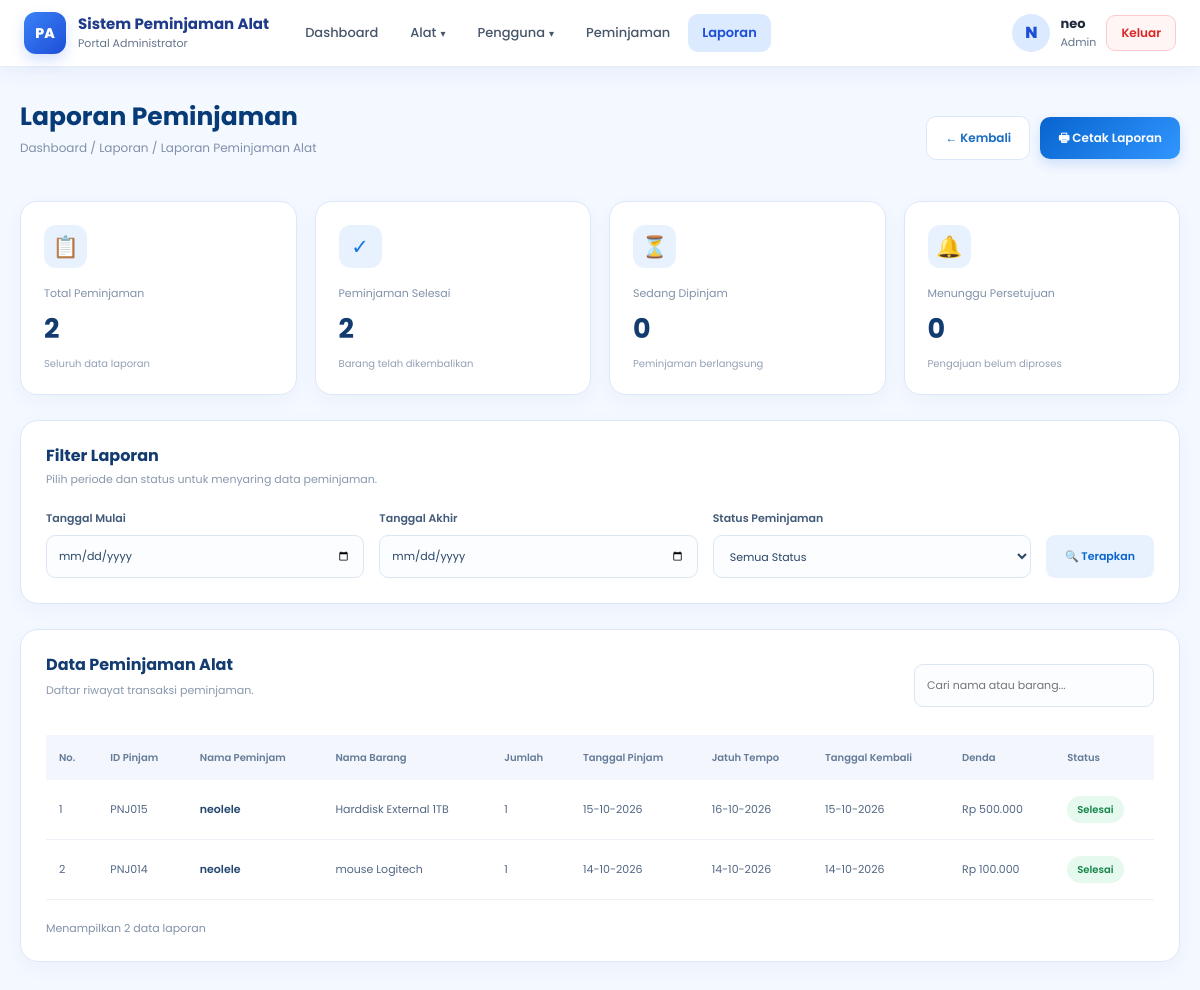
Page /admin/laporan.php (signed in) on the committed database.
### tables this page shows
CREATE TABLE `users` (
  `id` int(11) NOT NULL,
  `username` varchar(50) NOT NULL,
  `nama_lengkap` varchar(100) NOT NULL,
  `alamat` varchar(225) NOT NULL,
  `password` varchar(255) NOT NULL,
  `role` enum('admin','petugas','peminjam') NOT NULL
);

CREATE TABLE `peminjaman` (
  `id_peminjaman` int(11) NOT NULL,
  `id_user` int(11) NOT NULL,
  `tanggal_pinjam` date NOT NULL,
  `tanggal_jatuh_tempo` date NOT NULL,
  `status` enum('diajukan','dipinjam','dikembalikan','terlambat','ditolak') NOT NULL DEFAULT 'diajukan'
);

### includes/auth.php (called while the page is built, shortened)
<?php
function e($v): string
{
    return htmlspecialchars((string)$v, ENT_QUOTES, 'UTF-8');
}
function auth_user(PDO $pdo): array
{
    static $user = null;
    if ($user !== null) {
        return $user;
    }
    $s = $pdo->prepare('SELECT id, username, nama_lengkap, role FROM users WHERE id = ?');
    $s->execute([$_SESSION['user_id']]);
    $user = $s->fetch();
    return $user;
}
function dashboard_url(string $role): string
{
    return match ($role) {
        'admin'   => 'dashboard_admin.php',
        'petugas' => 'status_peminjaman.php',
        default   => 'lihat_alat.php',
    };
}
function require_role(PDO $pdo, array $roles): array
{
    $u = auth_user($pdo);
    return $u;
}
function rupiah($n): string
{
    return 'Rp ' . number_format((float)$n, 0, ',', '.');
}
function kode(string $prefix, int $id): string
{
    return $prefix . str_pad((string)$id, 3, '0', STR_PAD_LEFT);
}
function role_label(string $role): string
{
    return ['admin' => 'Admin', 'petugas' => 'Petugas', 'peminjam' => 'Peminjam'][$role] ?? ucfirst($role);
}

### admin/laporan.php (the view, shortened to what this page needs)
<?php
require_once __DIR__ . '/../includes/auth.php';
$me = require_role($pdo, ['admin', 'petugas']);
$rows = $pdo->query(
    "SELECT p.id_peminjaman, p.tanggal_pinjam, p.tanggal_jatuh_tempo, p.status,
            MAX(u.nama_lengkap) AS peminjam,
            GROUP_CONCAT(a.nama_alat ORDER BY a.nama_alat SEPARATOR ', ') AS barang,
            COALESCE(SUM(d.jumlah_alat), 0) AS total,
            MAX(pg.tanggal_kembali) AS tgl_kembali,
            MAX(pg.denda) AS denda
     FROM peminjaman p
     JOIN users u ON u.id = p.id_user
     LEFT JOIN detail_peminjaman d ON d.id_peminjaman = p.id_peminjaman
     LEFT JOIN alat a ON a.id_alat = d.id_alat
     LEFT JOIN pengembalian pg ON pg.id_peminjaman = p.id_peminjaman
     GROUP BY p.id_peminjaman
     ORDER BY p.tanggal_pinjam DESC, p.id_peminjaman DESC"
)->fetchAll();
$labelLaporan = [
    'dikembalikan' => 'Selesai',
    'dipinjam'     => 'Dipinjam',
    'terlambat'    => 'Terlambat',
    'diajukan'     => 'Menunggu',
    'ditolak'      => 'Ditolak',
];
$cnt = ['total' => count($rows), 'selesai' => 0, 'dipinjam' => 0, 'menunggu' => 0];
foreach ($rows as $r) {
    if ($r['status'] === 'dikembalikan') $cnt['selesai']++;
}
?>
<!DOCTYPE html>
<html lang="id">
<head>
    <link rel="stylesheet" href="../asset/css/bootstrap.css">
    <link rel="stylesheet" href="../asset/css/navbar.css">
</head>
<body>
<?php include __DIR__ . '/../includes/navbar.php'; ?>
<div class="nv-page">
<div class="container-page">
    <div class="header">
        <div>
            <h2>Laporan Peminjaman</h2>
            <p>Dashboard / Laporan / Laporan Peminjaman Alat</p>
        </div>
        <div class="header-actions no-print">
            <a href="<?= e(dashboard_url($me['role'])) ?>" class="btn-back">
                &larr; Kembali
            </a>
            <button class="btn-print" onclick="window.print()">
                &#128438; Cetak Laporan
            </button>
        </div>
    </div>
    <div class="stats">
        <div class="stat-card">
            <div class="stat-top"><div class="stat-icon">&#128203;</div></div>
            <div class="stat-label">Total Peminjaman</div>
            <div class="stat-number" id="total"><?= $cnt['total'] ?></div>
            <div class="stat-description">Seluruh data laporan</div>
        </div>
        <div class="stat-card">
            <div class="stat-top"><div class="stat-icon">&#10003;</div></div>
            <div class="stat-label">Peminjaman Selesai</div>
            <div class="stat-number" id="selesai"><?= $cnt['selesai'] ?></div>
            <div class="stat-description">Barang telah dikembalikan</div>
        </div>
        <div class="stat-card">
            <div class="stat-top"><div class="stat-icon">&#9203;</div></div>
            <div class="stat-label">Sedang Dipinjam</div>
            <div class="stat-number" id="dipinjam"><?= $cnt['dipinjam'] ?></div>
            <div class="stat-description">Peminjaman berlangsung</div>
        </div>
        <div class="stat-card">
            <div class="stat-top"><div class="stat-icon">&#128276;</div></div>
            <div class="stat-label">Menunggu Persetujuan</div>
            <div class="stat-number" id="menunggu"><?= $cnt['menunggu'] ?></div>
            <div class="stat-description">Pengajuan belum diproses</div>
        </div>
    </div>
    <div class="panel">
        <div class="panel-heading">
            <h3>Filter Laporan</h3>
            <p>Pilih periode dan status untuk menyaring data peminjaman.</p>
        </div>
        <div class="filters no-print">
            <div class="form-group">
                <label for="tanggalMulai">Tanggal Mulai</label>
                <input type="date" id="tanggalMulai" class="form-control-custom">
            </div>
            <div class="form-group">
                <label for="tanggalAkhir">Tanggal Akhir</label>
                <input type="date" id="tanggalAkhir" class="form-control-custom">
            </div>
            <div class="form-group">
                <label for="filterStatus">Status Peminjaman</label>
                <select id="filterStatus" class="form-control-custom">
                    <option value="">Semua Status</option>
                </select>
            </div>
            <button class="btn-filter" onclick="filterData()">
                &#128269; Terapkan
            </button>
        </div>
    </div>
    <div class="panel">
        <div class="table-header">
            <div>
                <h3>Data Peminjaman Alat</h3>
                <p style="font-size:11px;color:#8998ad;margin-top:6px">
                    Daftar riwayat transaksi peminjaman.
                </p>
            </div>
            <input type="text" id="search"
                   class="form-control-custom search-box no-print"
                   placeholder="Cari nama atau barang..."
                   oninput="filterData()">
        </div>
        <div class="table-responsive">
            <table id="tabelLaporan">
                <thead>
                    <tr>
                        <th>No.</th>
                        <th>ID Pinjam</th>
                        <th>Nama Peminjam</th>
                        <th>Nama Barang</th>
                        <th>Jumlah</th>
                        <th>Tanggal Pinjam</th>
                        <th>Jatuh Tempo</th>
                        <th>Tanggal Kembali</th>
                        <th>Denda</th>
                        <th>Status</th>
                    </tr>
                </thead>
                <tbody id="dataLaporan">
                <?php foreach ($rows as $i => $r): ?>
                    <?php
                    $lbl = $labelLaporan[$r['status']] ?? ucfirst($r['status']);
                    ?>
                    <tr data-tanggal="<?= e($r['tanggal_pinjam']) ?>" data-status="<?= e($lbl) ?>">
                        <td><?= $i + 1 ?></td>
                        <td><?= e(kode('PNJ', (int)$r['id_peminjaman'])) ?></td>
                        <td class="borrower"><?= e($r['peminjam']) ?></td>
                        <td><?= e($r['barang'] ?? '-') ?></td>
                        <td><?= (int)$r['total'] ?></td>
                        <td><?= e(date('d-m-Y', strtotime($r['tanggal_pinjam']))) ?></td>
                        <td><?= e(date('d-m-Y', strtotime($r['tanggal_jatuh_tempo']))) ?></td>
                        <td><?= $r['tgl_kembali'] ? e(date('d-m-Y', strtotime($r['tgl_kembali']))) : '-' ?></td>
                        <td><?= $r['denda'] !== null && (float)$r['denda'] > 0 ? e(rupiah($r['denda'])) : '-' ?></td>
                        <td><span class="status status-<?= e(strtolower($lbl)) ?>"><?= e($lbl) ?></span></td>
                    </tr>
                <?php endforeach; ?>
                </tbody>
            </table>
        </div>
        <div class="table-footer">
            <span id="jumlahData">Menampilkan <?= $cnt['total'] ?> data laporan</span>
        </div>
    </div>
</div>
</div>
</body>
</html>

### includes/navbar.php (shortened to what this page needs)
<?php
require_once __DIR__ . '/auth.php';
$nvUser  = auth_user($pdo);
$nvRole  = $nvUser['role'];
$nvAlias = ['edit_petugas.php' => 'daftar_user.php'];
$nvCur   = basename(parse_url($_SERVER['REQUEST_URI'], PHP_URL_PATH));
$nvCur   = $nvAlias[$nvCur] ?? $nvCur;
$nvMenus = match ($nvRole) {
    'admin' => [
        ['Dashboard', 'dashboard_admin.php'],
        ['Alat', null, [
            ['Lihat Alat', 'lihat_alat.php'],
            ['Tambah Alat', 'tambah_alat.php'],
            ['Edit Alat', 'edit_alat.php'],
            ['Hapus Alat', 'delete_alat.php'],
        ]],
        ['Pengguna', null, [
            ['Daftar User', 'daftar_user.php'],
            ['Tambah User', 'edit_user.php?tambah=1'],
            ['Daftar Petugas', 'daftar_user.php?role=petugas'],
        ]],
        ['Peminjaman', 'status_peminjaman.php'],
        ['Laporan', 'laporan.php'],
    ],
    'petugas' => [
        ['Peminjaman', 'status_peminjaman.php'],
        ['Lihat Alat', 'lihat_alat.php'],
        ['Laporan', 'laporan.php'],
    ],
    default => [
        ['Lihat Alat', 'lihat_alat.php'],
        ['Pinjam Alat', 'pinjam_alat.php'],
        ['Status Peminjaman', 'status_peminjaman.php'],
    ],
};
function nv_is_active(string $href, string $cur): bool
{
    return basename(parse_url($href, PHP_URL_PATH)) === $cur;
}
$nvInisial = mb_strtoupper(mb_substr($nvUser['nama_lengkap'] ?: $nvUser['username'], 0, 1));
$nvPortal  = ['admin' => 'Portal Administrator', 'petugas' => 'Portal Petugas', 'peminjam' => 'Portal Peminjam'][$nvRole] ?? '';
?>
<header class="nv">
    <div class="nv-inner">
        <a class="nv-brand" href="<?= e(dashboard_url($nvRole)) ?>">
            <span class="nv-logo">PA</span>
            <span class="nv-brandtext">
                <strong>Sistem Peminjaman Alat</strong>
                <small><?= e($nvPortal) ?></small>
            </span>
        </a>
        <div class="nv-collapse" id="nvCollapse">
            <nav class="nv-menu" aria-label="Menu utama">
                <?php foreach ($nvMenus as $m): ?>
                    <?php if (isset($m[2])): ?>
                        <?php
                        $groupActive = false;
                        ?>
                        <div class="nv-dd">
                            <button type="button"
                                    class="nv-link nv-dd-btn<?= $groupActive ? ' active' : '' ?>"
                                    aria-expanded="false">
                                <?= e($m[0]) ?> <span class="nv-caret">▾</span>
                            </button>
                        </div>
                    <?php else: ?>
                        <a class="nv-link<?= nv_is_active($m[1], $nvCur) ? ' active' : '' ?>"
                           href="<?= e($m[1]) ?>"><?= e($m[0]) ?></a>
                    <?php endif; ?>
                <?php endforeach; ?>
            </nav>
            <div class="nv-profile">
                <div class="nv-avatar"><?= e($nvInisial) ?></div>
                <div class="nv-info">
                    <strong><?= e($nvUser['nama_lengkap'] ?: $nvUser['username']) ?></strong>
                    <span><?= e(role_label($nvRole)) ?></span>
                </div>
                <a href="logout.php" class="nv-logout"
                   onclick="return confirm('Apakah kamu yakin ingin keluar?')">Keluar</a>
            </div>
        </div>
    </div>
</header>

### asset/css/navbar.css (style rules this page uses)
body { padding: 0 !important; }
.nv-page { padding: 35px 20px; }
.nv { position: sticky; top: 0; z-index: 1000; background: #fff; border-bottom: 1px solid #e5edf9; box-shadow: 0 4px 22px rgba(30, 64, 175, .07); font-family: inherit; }
.nv-inner { max-width: 1280px; margin: 0 auto; padding: 12px 24px; display: flex; align-items: center; gap: 22px; }
.nv-brand { display: flex; align-items: center; gap: 12px; text-decoration: none; flex-shrink: 0; }
.nv-logo { width: 42px; height: 42px; border-radius: 12px; display: grid; place-items: center; color: #fff; font-weight: 800; font-size: 14px; background: linear-gradient(135deg, #3b82f6, #1d4ed8); box-shadow: 0 6px 14px rgba(37, 99, 235, .2); }
.nv-brandtext strong { display: block; font-size: 15px; font-weight: 700; color: #1e3a8a; line-height: 1.2; }
.nv-brandtext small { display: block; font-size: 11px; color: #64748b; margin-top: 2px; }
.nv-collapse { flex: 1; display: flex; align-items: center; justify-content: space-between; gap: 20px; }
.nv-menu { display: flex; align-items: center; gap: 4px; flex-wrap: wrap; }
.nv-link { display: inline-flex; align-items: center; gap: 4px; padding: 9px 14px; border: 0; border-radius: 10px; background: transparent; color: #475569; font: inherit; font-size: 13px; font-weight: 500; text-decoration: none; cursor: pointer; transition: background .2s, color .2s; }
.nv-link.active { background: #dbeafe; color: #1d4ed8; font-weight: 600; }
.nv-caret { font-size: 10px; }
.nv-dd { position: relative; }
.nv-profile { display: flex; align-items: center; gap: 10px; flex-shrink: 0; }
.nv-avatar { width: 38px; height: 38px; border-radius: 50%; display: grid; place-items: center; background: #dbeafe; color: #1d4ed8; font-weight: 800; }
.nv-info strong { display: block; font-size: 13px; color: #1e293b; line-height: 1.2; }
.nv-info span { display: block; font-size: 11px; color: #64748b; margin-top: 2px; }
.nv-logout { padding: 8px 14px; border-radius: 9px; border: 1px solid #fecaca; background: #fff5f5; color: #dc2626; font-size: 12px; font-weight: 600; text-decoration: none; transition: background .2s; }

### rows in the picture
users: role "Portal Administrator", nama_lengkap "N", nama_lengkap "neo", role "Admin"
peminjaman: id_peminjaman "PNJ015", peminjam "neolele", barang "Harddisk External 1TB", total "1", tanggal_pinjam "15-10-2026", tanggal_jatuh_tempo "16-10-2026", tgl_kembali "15-10-2026", denda "Rp 500.000", status "Selesai"
peminjaman: id_peminjaman "PNJ014", peminjam "neolele", barang "mouse Logitech", total "1", tanggal_pinjam "14-10-2026", tanggal_jatuh_tempo "14-10-2026", tgl_kembali "14-10-2026", denda "Rp 100.000", status "Selesai"

### other values in the picture
$m[0] "Dashboard"
$m[0] "Alat"
$m[0] "Pengguna"
$m[0] "Peminjaman"
$m[0] "Laporan"
$cnt['total'] "2"
$cnt['selesai'] "2"
$cnt['dipinjam'] "0"
$cnt['menunggu'] "0"
